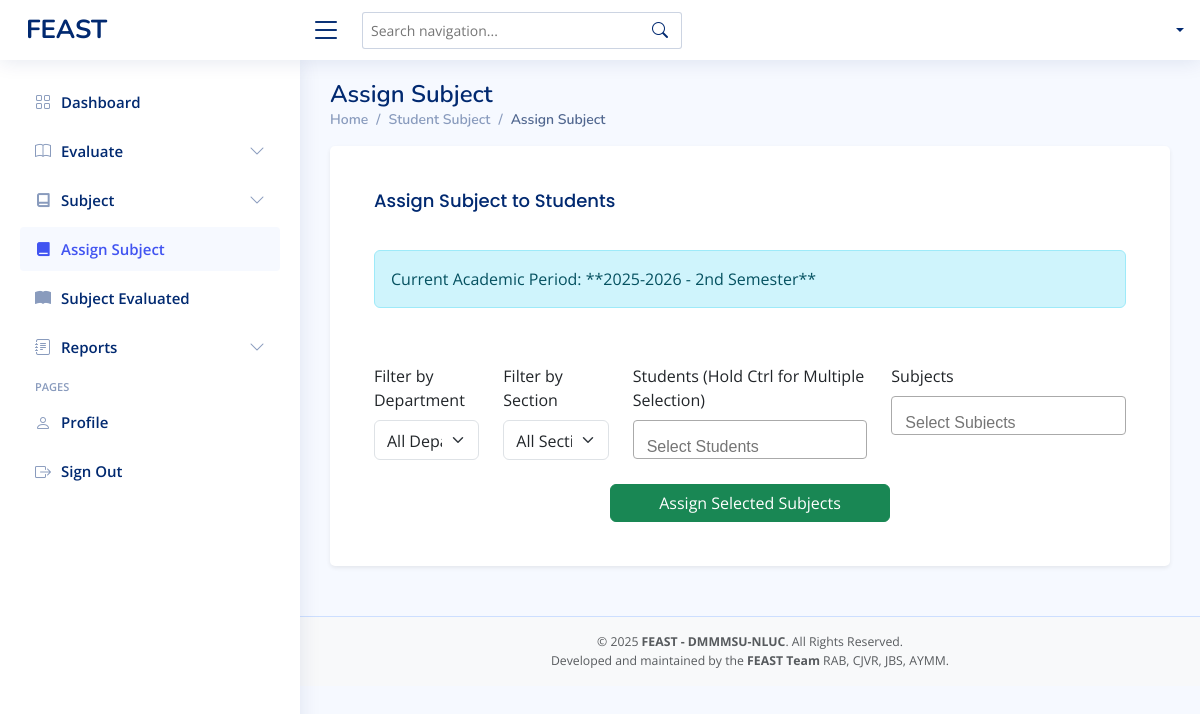
/admin-studentsubject.php, run on an earlier commit of the app's database.
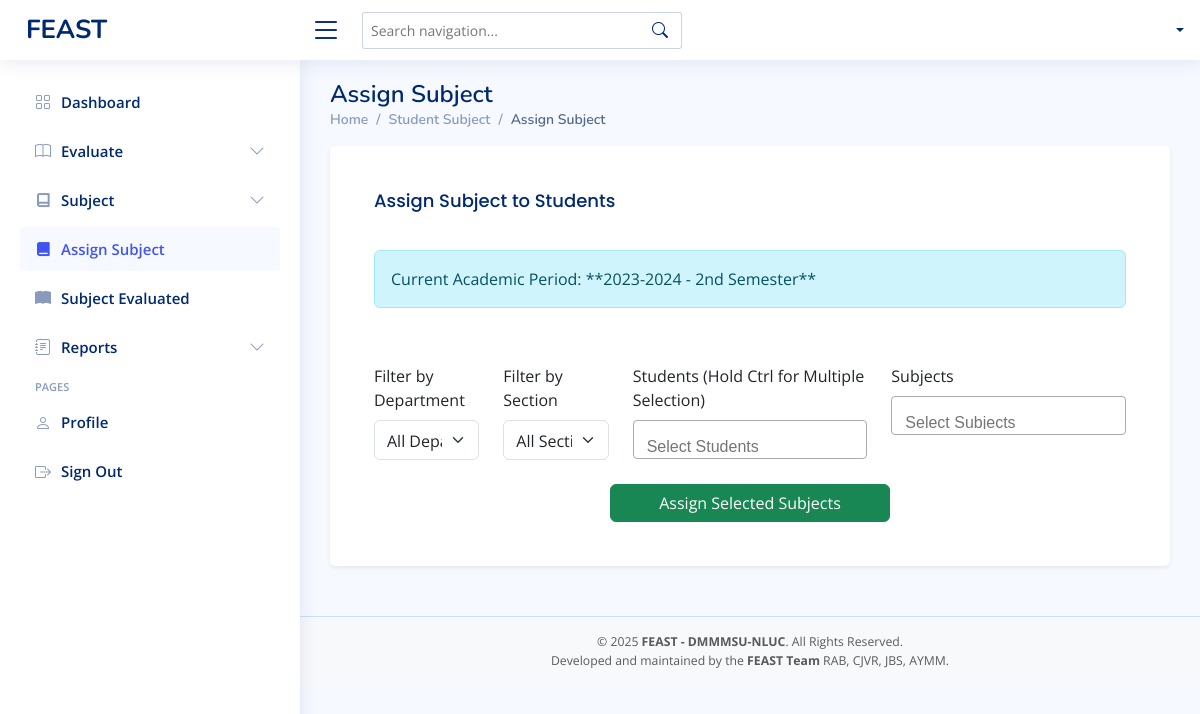
And on a later commit of the database.
### tables this page shows
CREATE TABLE `evaluation_settings` (
  `id` int(11) NOT NULL,
  `semester` varchar(50) NOT NULL,
  `academic_year` varchar(20) NOT NULL,
  `updated_at` timestamp NOT NULL DEFAULT current_timestamp() ON UPDATE current_timestamp()
);

### admin-studentsubject.php (the view, shortened to what this page needs)
<?php
include 'conn/conn.php';
$current_period_query = "SELECT academic_year, semester FROM evaluation_settings ORDER BY updated_at DESC LIMIT 1";
$current_period_result = mysqli_query($conn, $current_period_query);
$current_academic_year = null;
$current_semester = null;
if ($current_period_result && mysqli_num_rows($current_period_result) > 0) {
  $current_period = mysqli_fetch_assoc($current_period_result);
  $current_academic_year = $current_period['academic_year'];
  $current_semester = $current_period['semester'];
}
?>
<!DOCTYPE html>
<html lang="en">
<head>
  <?php include 'head.php' ?>
</head>
<body>
  <?php include 'admin-header.php' ?>
  <?php include 'admin-sidebar.php' ?>
  <main id="main" class="main">
    <div class="pagetitle">
      <h1>Assign Subject</h1>
      <nav>
        <ol class="breadcrumb">
          <li class="breadcrumb-item"><a href="admin-dashboard.php">Home</a></li>
          <li class="breadcrumb-item">Student Subject</li>
          <li class="breadcrumb-item active">Assign Subject</li>
        </ol>
      </nav>
    </div>
    <section class="section">
      <div class="row">
        <div class="col-lg-12">
          <div class="card shadow-sm p-4">
            <div class="card-body">
              <h5 class="card-title mb-4">Assign Subject to Students</h5>
              <form method="POST" action="admin-studentsubject.php" class="row g-4">
                <?php if ($current_academic_year && $current_semester) : ?>
                  <div class="col-12 mb-3">
                    <div class="alert alert-info" role="alert">
                      Current Academic Period: **<?= htmlspecialchars($current_academic_year) ?> - <?= htmlspecialchars($current_semester) ?>**
                    </div>
                  </div>
                <?php endif; ?>
                <div class="col-md-2">
                  <label for="departmentFilter" class="form-label">Filter by Department</label>
                  <select id="departmentFilter" class="form-select">
                    <option value="">All Departments</option>
                  </select>
                </div>
                <div class="col-md-2">
                  <label for="sectionFilter" class="form-label">Filter by Section</label>
                  <select id="sectionFilter" class="form-select">
                    <option value="">All Sections</option>
                  </select>
                </div>
                <div class="col-md-4">
                  <label for="student_id" class="form-label">Students (Hold Ctrl for Multiple Selection)</label>
                </div>
                <div class="col-md-4">
                  <label for="subject_code" class="form-label">Subjects</label>
                </div>
                <div class="col-12 d-flex justify-content-center">
                  <button type="submit" name="assign" class="btn btn-success px-5">Assign Selected Subjects</button>
                </div>
              </form>
            </div>
          </div>
        </div>
      </div>
    </section>
  </main>
  <?php include 'footer.php' ?>
  <link href="https://cdn.jsdelivr.net/npm/select2@4.1.0-rc.0/dist/css/select2.min.css" rel="stylesheet" />
</body>
</html>

What changed in the data, as far as the page shows it:
changed evaluation_settings "2nd Semester": academic_year "2025-2026" → "2023-2024"
